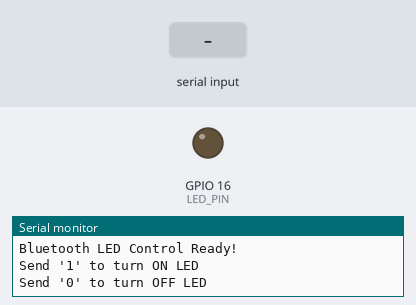
Bench run of a sketch on a simulated ESP32. Shown: output pins drawn as LEDs (lit = HIGH), the last lines printed to the serial monitor. The inputs (shaded band) are chosen by the test bench. Nothing arrives over Bluetooth unless stated.

Above: at 1.2 s.
1.3 s: "1" received over the second serial link
At 2.5 s:
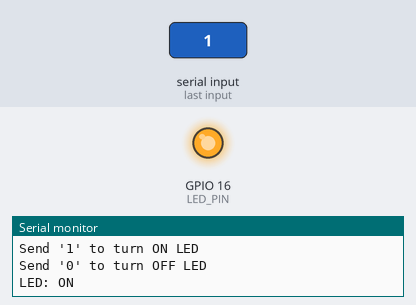
2.8 s: "0" received over the second serial link
At 4.1 s:
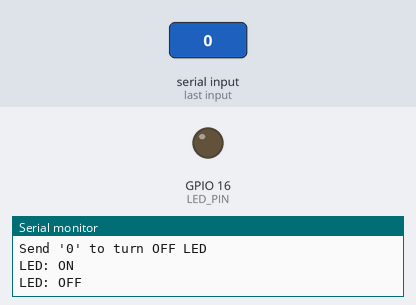
Timing chart, 0 to 5.8 s (numbered marks = the images above; inputs shaded):
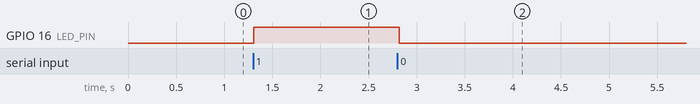

The sketch:

experiment2.ino
```cpp
#include <BluetoothSerial.h>

#define LED_PIN 16  // LED connected to GPIO 16
BluetoothSerial SerialBT;

void setup() {
  pinMode(LED_PIN, OUTPUT);
  digitalWrite(LED_PIN, LOW);  // Start with LED off

  Serial.begin(115200);
  SerialBT.begin("ESP32_BT_LED"); // Bluetooth device name
  Serial.println("Bluetooth LED Control Ready!");
  Serial.println("Send '1' to turn ON LED");
  Serial.println("Send '0' to turn OFF LED");
}

void loop() {
  if (SerialBT.available()) {
    char command = SerialBT.read();

    if (command == '1') {
      digitalWrite(LED_PIN, HIGH);  // Turn LED ON
      SerialBT.println("LED: ON");
      Serial.println("LED: ON");
    }
    else if (command == '0') {
      digitalWrite(LED_PIN, LOW);   // Turn LED OFF
      SerialBT.println("LED: OFF");
      Serial.println("LED: OFF");
    }
  }

  delay(20); // Small delay to prevent watchdog trigger
}
```

Measured:
- after the input at 1.3 s, GPIO 16 (LED_PIN): LOW → HIGH at once
- after the input at 2.8 s, GPIO 16 (LED_PIN): HIGH → LOW at once
